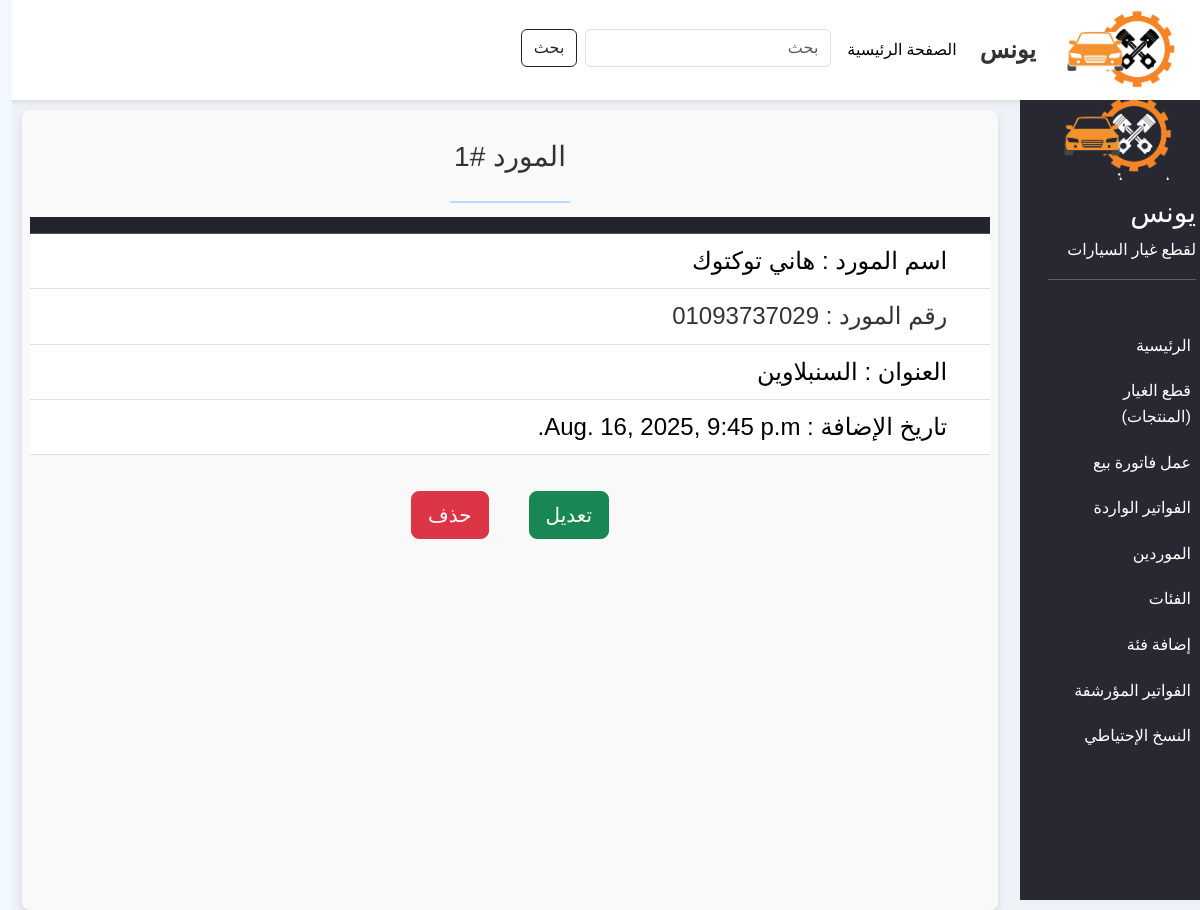
Page /supplier-details/1 on the committed database.
### CSP_app/models.py (models this page shows, shortened)
class Supplier(models.Model):
    name = models.CharField(max_length=100)
    address = models.CharField(max_length=200)
    phone = models.CharField(max_length=20)
    created_at = models.DateTimeField(auto_now_add=True, null=True)

### CSP_app/views.py (the view)
# urls.py: path('supplier-details/<int:pk>', views.supplier_details, name='supplier_details'),
def supplier_details(request, pk):
    supplier = Supplier.objects.get(id=pk)
    return render(request, 'supplier_details.html', {'supplier':supplier})

### templates/supplier_details.html (shortened to what this page needs)
{% extends 'base.html' %}
{% block content %}
<div class="col-lg-10">
    <div class="content">
        <div class="row">
            <div class="header-text">
                <h3>المورد #{{ supplier.id }}</h3>
            </div>
            <hr class="custom-hr">
            <br>
            <table class="table table-hover">
                <thead>
                    <tr class="table-dark">
                    <th scope="row"></th>
                    <th scope="row"></th>
                    </tr>
                </thead>
                <tbody>
                    <tr>
                        <th scope="row"></th>
                        <td>اسم المورد : {{ supplier.name }}</td>
                    </tr>
                    <tr>
                        <th scope="row"></th>
                        <td><a style="text-decoration: none; color:#333;" href="https://wa.me/20{{ supplier.phone }}">رقم المورد : {{ supplier.phone }}</a></td>
                    </tr>
                    <tr>
                        <th scope="row"></th>
                        <td>العنوان  : {{ supplier.address }}</td>
                    </tr>
                    <tr>
                        <th scope="row"></th>
                        <td>تاريخ الإضافة : {{ supplier.created_at }}</td>
                    </tr>
                </tbody>
            </table>
            <div class="d-flex justify-content-center edit-button">
                <a href="{% url 'edit_supplier' supplier.id %}" style="margin: 20px;" class="btn btn-lg btn-success">تعديل</a>
                <button style="margin: 20px;" class="btn btn-lg btn-danger" data-bs-toggle="modal" data-bs-target="#deleteModal">حذف</button>
            </div>
        </div>
    </div>
</div>
{% endblock %}

### static/css/style.css (style rules this page uses)
* { margin: 0; padding: 0; }
html, body { height: 100%; width: 100%; font-family: "Alexandria", sans-serif; font-size: 16px; line-height: 1.6; background-color: rgb(242, 248, 255); color: #333; }
.content { margin: 10px; height: 100%; background-color: rgb(255, 255, 255); }

### templates/supplier_details.html (style rules this page uses)
.header-text { font-size: 28px; font-weight: bold; text-align: center; padding: 10px 0; color: #333; }
.custom-hr { width: 120px; height: 2px; background-color: #007bff; border: none; margin: 10px auto; }
.content { background: #f9f9f9; padding: 20px; border-radius: 8px; box-shadow: 0 4px 8px rgba(0, 0, 0, 0.1); font-family:Verdana, Geneva, Tahoma, sans-serif, sans-serif; }
body { background: #eef2f7; }
td { font-size: x-large; }

### rows in the picture
Supplier: id "1", name "هاني توكتوك", phone "01093737029", address "السنبلاوين"
